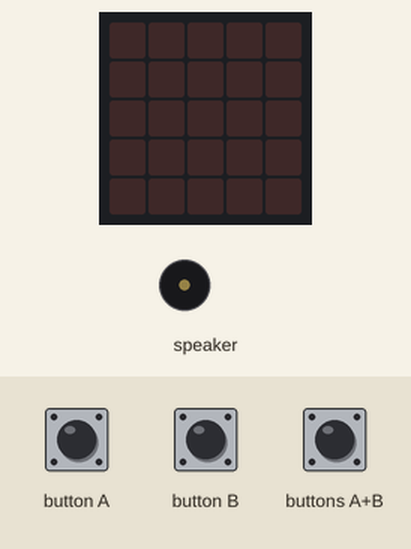
A program run on a simulated Calliope mini (MakeCode). Parts: the board's 5×5 LED display, buzzer (waves = sounding). The test bench sets the inputs (shaded band). Random numbers come from a fixed seed.

Above: at 1.2 s.
1.3 s: button A pressed for 0.15 s
At 2.9 s:
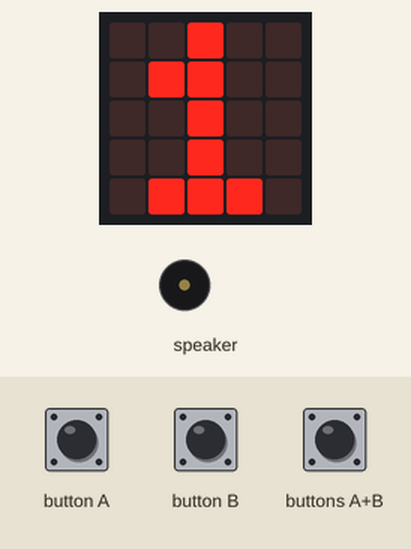
3.7 s: button B pressed for 0.15 s
At 5.8 s:
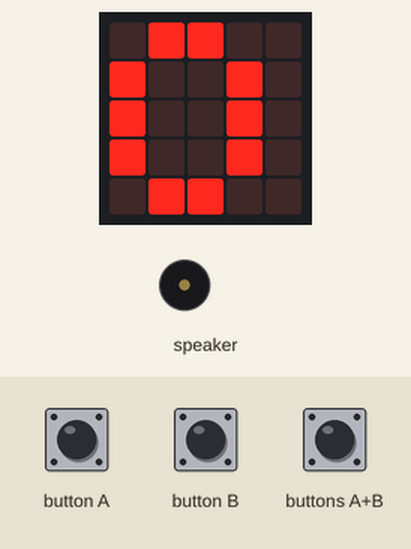
6.1 s: buttons A+B pressed for 0.15 s
At 6.43 s:
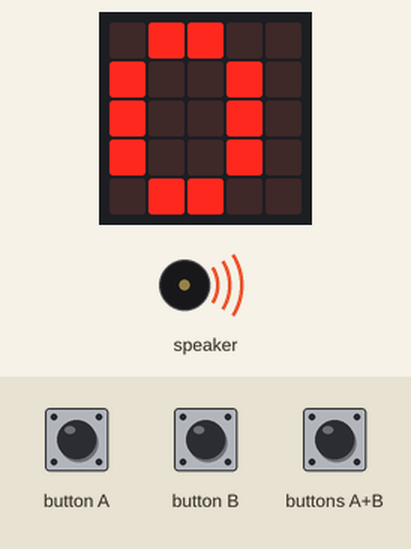
9.1 s: buttons A+B pressed for 1 s
At 11.9 s:
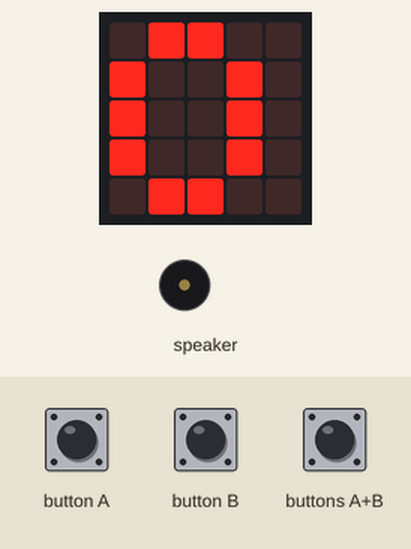
Timing chart, 0 to 13.4 s (numbered marks = the images above; inputs shaded):
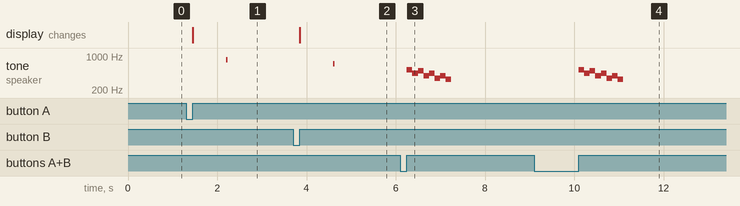

Measured:
- after the input at 1.3 s, tone on speaker: silent → 831 Hz after 0.90 s, → silent 0.03 s later; the display: changes after 0.15 s (image 1)
- after the input at 3.7 s, tone on speaker: silent → 698 Hz after 0.90 s, → silent 0.03 s later; the display: changes after 0.15 s (image 2)
- after the input at 6.1 s, tone on speaker: plays 523 Hz for 0.13 s, 440 Hz for 0.13 s, 494 Hz for 0.13 s, 392 Hz for 0.13 s, 440 Hz for 0.13 s, 349 Hz for 0.13 s … (8 notes in this stretch), starting after 0.15 s
- after the input at 9.1 s, tone on speaker: plays 523 Hz for 0.13 s, 440 Hz for 0.13 s, 494 Hz for 0.13 s, 392 Hz for 0.13 s, 440 Hz for 0.13 s, 349 Hz for 0.13 s … (8 notes in this stretch), starting after 1.0 s

The program:

main.ts
```typescript
input.onButtonEvent(Button.A, input.buttonEventClick(), function () {
    if (y < 20) {
        y += 1
        basic.showNumber(y)
    }
    music.playTone(831, music.beat(BeatFraction.Sixteenth))
})
input.onButtonEvent(Button.AB, input.buttonEventClick(), function () {
    if (x == y) {
        music.playMelody("G B A G C5 B A B ", 500)
        basic.showNumber(z)
    } else {
        z += 1
        music.playMelody("C5 A B G A F G E ", 500)
    }
})
input.onButtonEvent(Button.B, input.buttonEventClick(), function () {
    if (y > 0) {
        y += -1
        basic.showNumber(y)
    }
    music.playTone(698, music.beat(BeatFraction.Sixteenth))
})
let z = 0
let y = 0
let x = 0
x = randint(0, 20)
y = 0
```

test.ts
```typescript
// Hier kann man Tests durchführen; diese Datei wird nicht kompiliert, wenn dieses Paket als Erweiterung verwendet wird.
```
